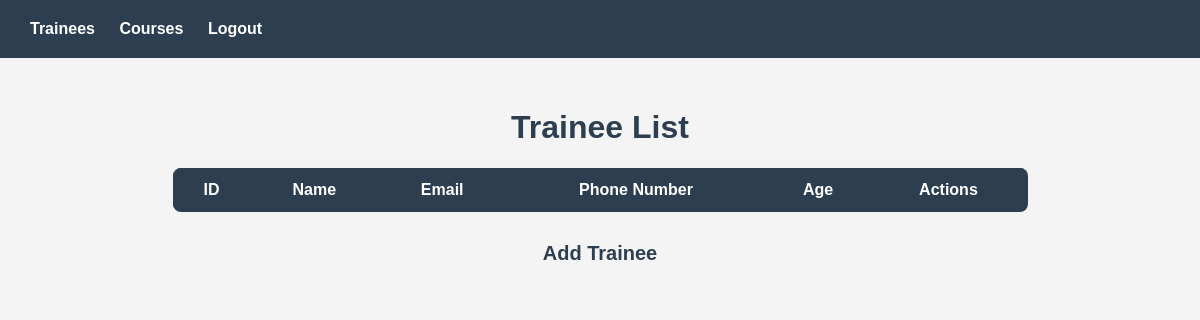
The app's page /trainees/, older data.
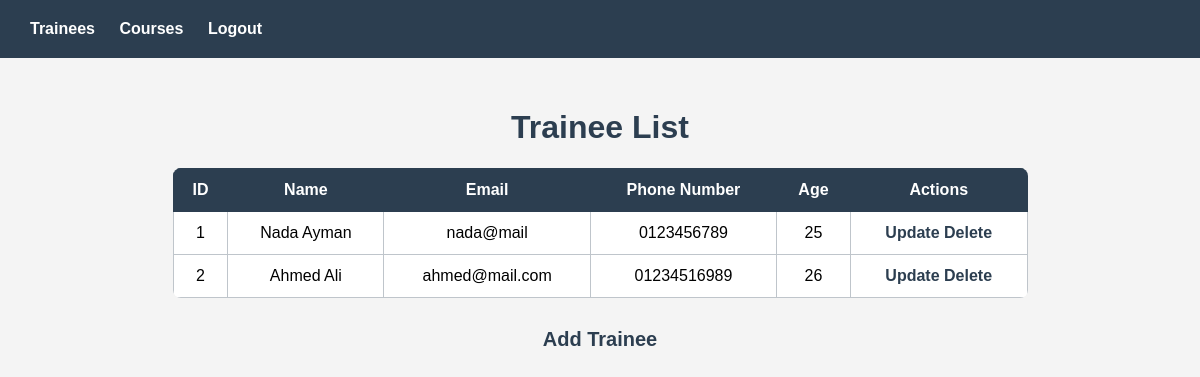
The same page, newer data.
### trainee/models.py (models this page shows)
class Trainee(models.Model):
    id = models.AutoField(primary_key=True)
    name = models.CharField(max_length=100)
    email = models.EmailField(unique=True)
    phone_number = models.CharField(max_length=20)
    age = models.IntegerField()

### trainee/views.py (the view)
# urls.py: path('', traineeList, name='TraineeList'),
def traineeList(request):
    return render(request, 'trainee/list.html', {'trainees': Trainee.objects.all()})

### templates/trainee/list.html (shortened to what this page needs)
{% extends 'base.html' %}
{% block content %}
<h1>Trainee List</h1>
<table>
    <thead>
        <tr>
            <th>ID</th>
            <th>Name</th>
            <th>Email</th>
            <th>Phone Number</th>
            <th>Age</th>
            <th>Actions</th>
        </tr>
    </thead>
    <tbody>
        {% for trainee in trainees %}
        <tr>
            <td>{{trainee.id}}</td>
            <td>{{trainee.name}}</td>
            <td>{{trainee.email}}</td>
            <td>{{trainee.phone_number}}</td>
            <td>{{trainee.age}}</td>
            <td>
                <a href="{% url 'UpdateTrainee' trainee.id %}">Update</a>
                <a href="{% url 'DeleteTrainee' trainee.id %}">Delete</a>
            </td>
        </tr>
        {% endfor %}
    </tbody>
</table>
<a href="{% url 'AddTrainee' %}" class="add">Add Trainee</a>
{%endblock%}

Row changes from the older to the newer data that the page shows:
added Trainee: id "1", name "Nada Ayman", email "nada@mail", phone_number "0123456789", age "25"
added Trainee: id "2", name "Ahmed Ali", email "ahmed@mail.com", phone_number "01234516989", age "26"
